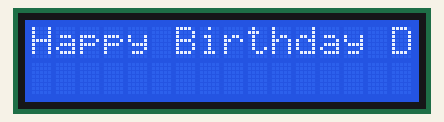
The sketch below on a simulated Arduino Uno, built with avr-gcc and run on an emulated ATmega328P. Shown: 16×2 character LCD.

Above: at 0.1 s.
At 1.7 s:
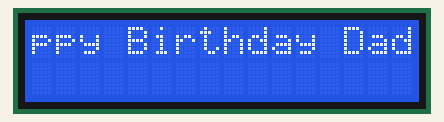
At 4.1 s:
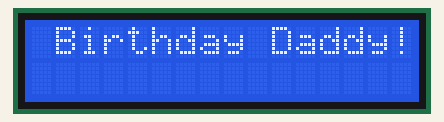
At 9.0 s:
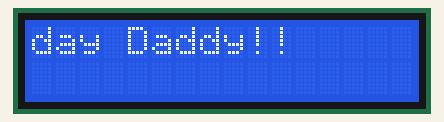
At 13.8 s:
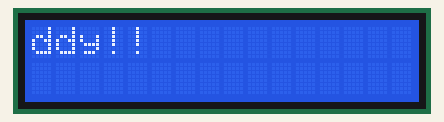
At 18.6 s:
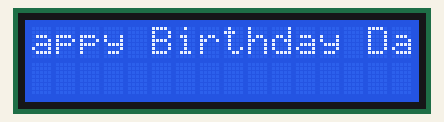

Measured:
- by itself, everything shown: repeats every 17.7 s, in 23 steps
- what the display in image 1 shows lasts 0.8 s, from 1.7 s to 2.5 s

The sketch:

light_sensor2.ino
```cpp
#include<LiquidCrystal.h>
int rs=7,es=8,d4=9,d5=10,d6=11,d7=12;
LiquidCrystal lcd(rs,es,d4,d5,d6,d7);
String N="Happy Birthday Daddy!! ";
String C="Happy Birthday Daddy!! ";
int len=0,i,j;

void setup(){
Serial.begin(9600);
lcd.begin(16,2);

}
void loop(){
 for(i=0;N[i]!='\0';i++)
 {
  len++;
 }

for(i=0;i<(len-1);i++)
{
  lcd.setCursor(0,0);
   lcd.print(N);
   delay(100);
  for(j=0;j<len-1-i;j++)
  {
    N[j]=N[j+1];
  }

delay(700);
lcd.clear();
}
N=C;
len=0;
}
```
